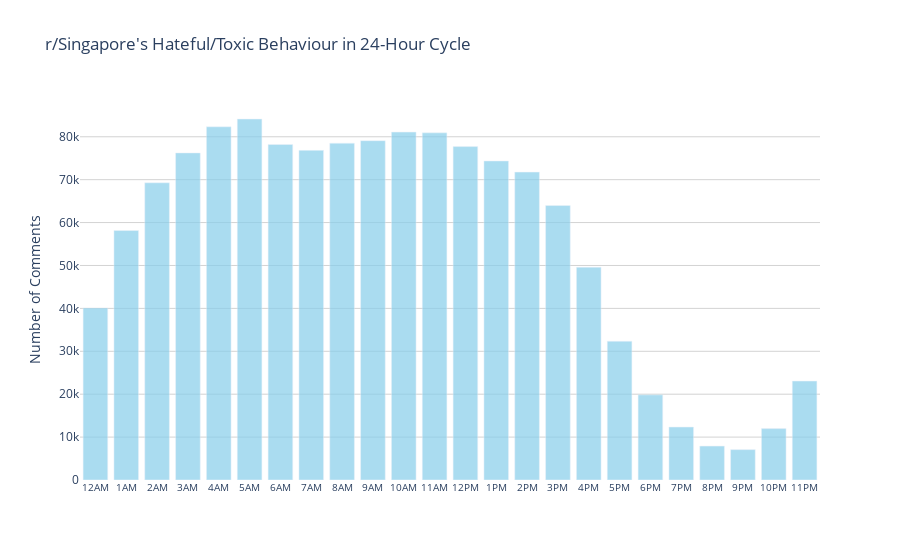

Notebook code cell kept with this figure:
### Code cell
plot_subreddit_activity_24hr_cycle(post_topic_data, 'r/Singapore')

### Figure 1 — Plotly figure (JSON) as saved in the notebook; plotly's stock layout.template omitted (floating-point values rounded to 4 significant figures)
{"data": [{"marker": {"color": "skyblue"}, "opacity": 0.7, "type": "bar", "x": ["12AM", "1AM", "2AM", "3AM", "4AM", "5AM", "6AM", "7AM", "8AM", "9AM", "10AM", "11AM", "12PM", "1PM", "2PM", "3PM", "4PM", "5PM", "6PM", "7PM", "8PM", "9PM", "10PM", "11PM"], "y": [40087, 58146, 69277, 76239, 82328, 84141, 78206, 76837, 78514, 79087, 81088, 80918, 77723, 74356, 71759, 63974, 49604, 32361, 19841, 12347, 7910, 7086, 11983, 23058]}], "layout": {"plot_bgcolor": "white", "title": {"text": "r/Singapore's Hateful/Toxic Behaviour in 24-Hour Cycle"}, "xaxis": {"tickfont": {"size": 10}, "tickmode": "linear"}, "yaxis": {"gridcolor": "lightgrey", "showgrid": true, "title": {"text": "Number of Comments"}}}}
